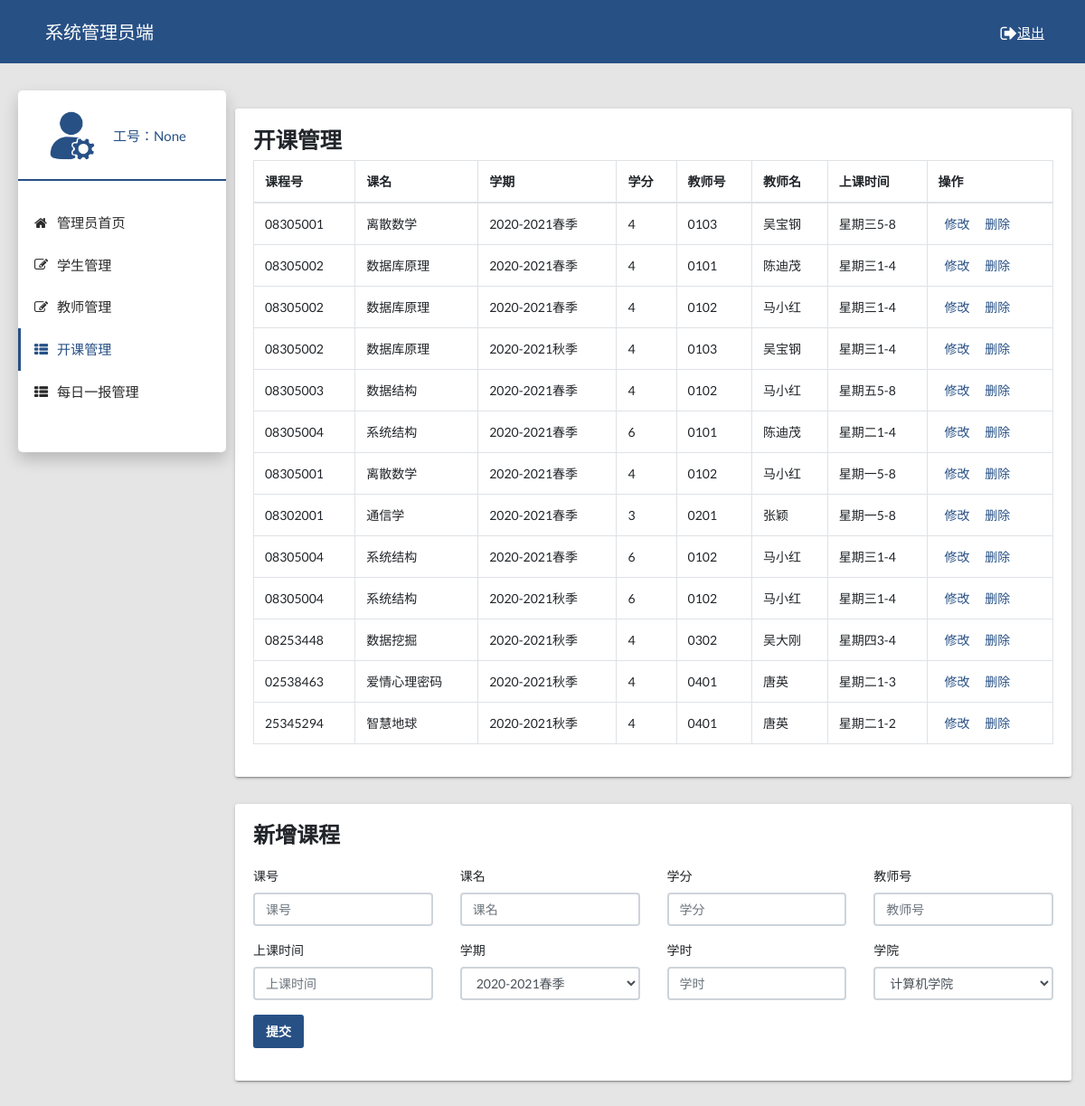
/admin_edit_course/, run on an earlier commit of the app's database.
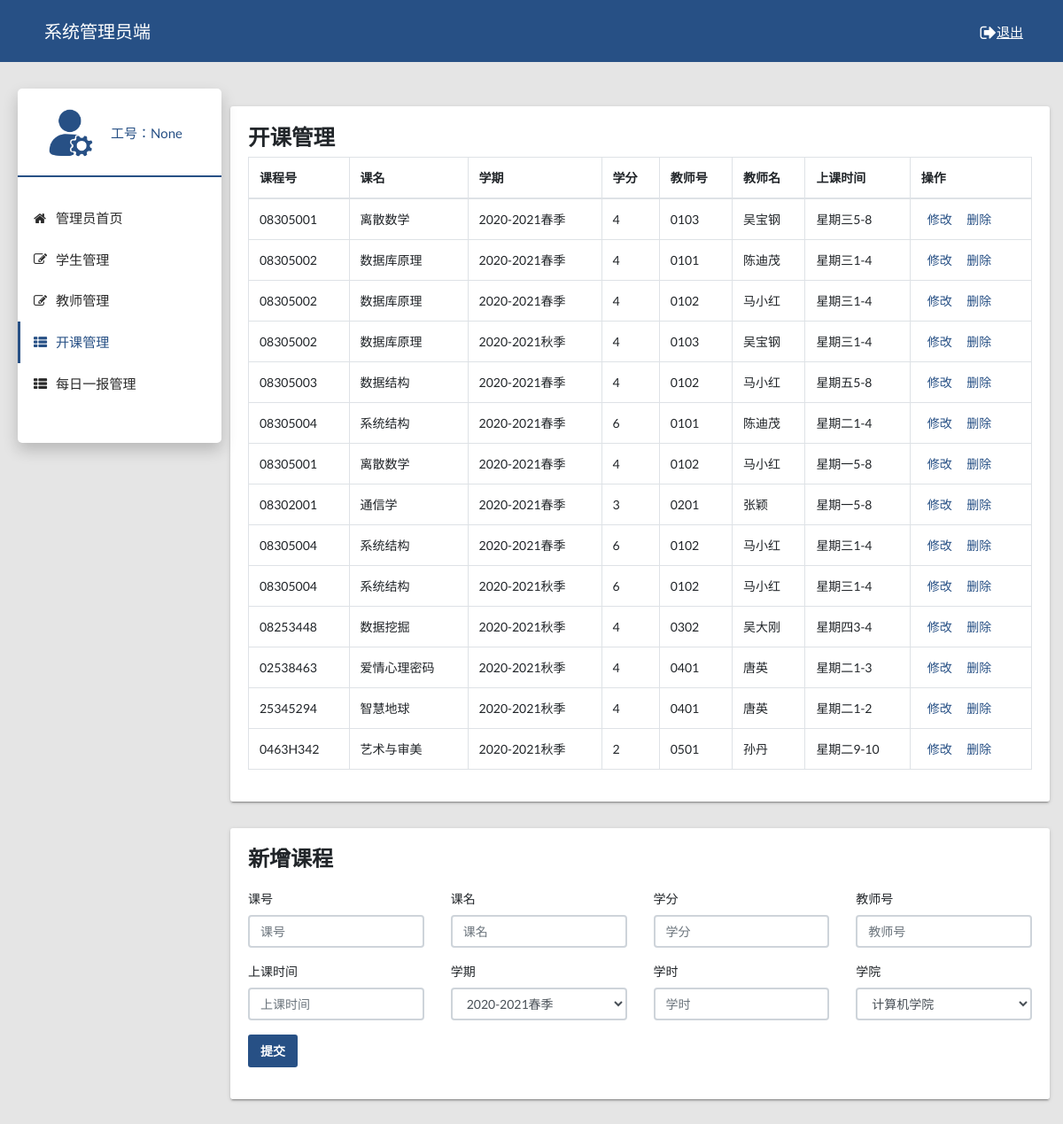
And on a later commit of the database.
### system/models.py (models this page shows)
class open_course(models.Model):
  xq = models.CharField(max_length=20)
  kh = models.ForeignKey(to = course, on_delete=models.CASCADE)
  gh = models.ForeignKey(to = teacher, on_delete=models.CASCADE)
  sksj = models.CharField(max_length=20)

### system/views.py (the view)
# urls.py: path('admin_edit_course/', views.admin_edit_course),
def admin_edit_course(request):
  gh = request.session.get('number')
  cursor = connection.cursor()
  cursor.execute("select distinct xq,km,xf,kh_id,xm,gh,sksj,xq "
                 "from system_open_course,system_teacher,system_course "
                 "where system_open_course.gh_id = system_teacher.gh "
                 "and system_open_course.kh_id = system_course.kh")
  open_course = cursor.fetchall()
  print(open_course)
  all = []
  for item in open_course:
    course = dict()  # 注意这里一定要放在循环之内！！！！！！！！！！！！
    course['xq'] = item[0]
    course['km'] = item[1]
    course['xf'] = item[2]
    course['kh_id'] = item[3]
    course['xm'] = item[4]
    course['gh'] = item[5]
    course['sksj'] = item[6]
    course['xq'] = item[7]
    all.append(course)
  if request.method == 'POST':
    kh = request.POST.get('kh')
    km = request.POST.get('km')
    xf = request.POST.get('xf')
    gh = request.POST.get('gh')
    sksj = request.POST.get('sksj')
    xq = request.POST.get('xq')
    xs = request.POST.get('xs')
    yxh = request.POST.get('mc')
    if (models.course.objects.filter(kh=kh)):
      try:
        models.open_course.objects.create(xq=xq, kh_id=kh, gh_id=gh, sksj=sksj)
        messages.success(request, '已存在此课程，开课成功！')
        return redirect('/admin_edit_course/')
      except:
        messages.success(request, '开课失败')
        return redirect('/admin_edit_course/')
    else:
      try:
        print('创建新课程成功，开课成功！')
        models.course.objects.create(kh=kh, km=km, xf=xf, xs=xs, yxh_id=yxh)
        models.open_course.objects.create(xq=xq, kh_id=kh, gh_id=gh, sksj=sksj)
        print('创建新课程成功，开课成功！')
        messages.success(request, '创建新课程成功，开课成功！')
        return redirect('/admin_edit_course/')
      except:
        messages.success(request, '开课失败！')
        return redirect('/admin_edit_course/')
  else:
    return render(request, 'admin_edit_course.html', context={'gh':gh,'open_course': all})

### system/templates/admin_edit_course.html (shortened to what the changed rows need)
<!DOCTYPE html>
{% load static %}
<html lang="en">
  <head>
    <link rel="stylesheet" type="text/css" href="{% static "css/main.css" %}">
    <link rel="stylesheet" type="text/css" href="https://maxcdn.bootstrapcdn.com/font-awesome/4.7.0/css/font-awesome.min.css">
  </head>
  <body class="app sidebar-mini" style="background-color: #E5E5E5">
    <main class="app-content">
              <div class="row">
        <div class="col-md-12">
          <div class="tile">
            <div class="tile-body">
              <div class="table-responsive">
                <table class="table table-hover table-bordered" id="sampleTable">
                  <thead>
                    <tr>
                      <th>课程号</th>
                      <th>课名</th>
                      <th>学期</th>
                      <th>学分</th>
                      <th>教师号</th>
                      <th>教师名</th>
                      <th>上课时间</th>
                      <th>操作</th>
                    </tr>
                  </thead>
                  <tbody>
                    {% for item in open_course %}
                    <tr>
                      <td>{{item.kh_id}}</td>
                      <td>{{item.km}}</td>
                      <td>{{item.xq}}</td>
                      <td>{{item.xf}}</td>
                      <td>{{item.gh}}</td>
                      <td>{{item.xm}}</td>
                      <td>{{item.sksj}}</td>
                      <td>
                        <a href="/admin_mod_course/?kh_id={{item.kh_id}}&isdel=0" style="padding:7px">修改</a>
                        <a href="/admin_mod_course/?kh_id={{item.kh_id}}&isdel=1" style="padding:7px">删除</a>
                      </td>
                    </tr>
                    {% endfor %}
                  </tbody>
                </table>
              </div>
            </div>
          </div>
        </div>
        <div class="col-md-12">
          <div class="tile">
            <div class="table-responsive">
              <table class="table">
                <thead>
                  <tr>
                    <form method="POST">
                        <div class="row">
                        </div>
                      <button class="btn btn-primary">提交</button>
                    </form>
                  </tr>
                </thead>
              </table>
            </div>
          </div>
        </div>
      </div>
    </main>
  </body>
</html>

What changed in the data, as far as the page shows it:
added open_course: kh_id "0463H342", km "艺术与审美", xq "2020-2021秋季", xf "2", gh "0501", xm "孙丹", sksj "星期二9-10"
